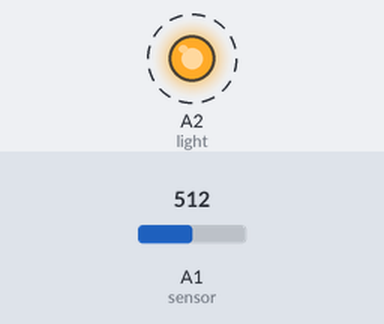
Recording of a sketch running on a simulated Arduino Uno, built with avr-gcc and run on an emulated ATmega328P. Parts: output pins drawn as LEDs (lit = HIGH). Dashed ring = blinking. Inputs (shaded band) come from the test bench; at power-on: A1 (sensor) = 512. What the sketch prints to the serial monitor is not drawn.

Above: at 0.15 s.
Timing chart, 0 to 3.0 s (numbered marks = the images above):
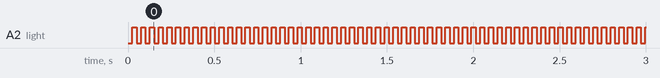

The sketch:

read_slider.ino
```cpp
const int sensor = PC1;
const int light = A2;

void setup()
{
        Serial.begin(9600);
        pinMode(sensor, INPUT);  // set pin for slider input
        pinMode(light, OUTPUT);  // set pin for slider led
}

void loop()
{
	analogWrite(light,0);
        int sensorVal = analogRead(sensor);
        Serial.print("p: ");
        Serial.print(sensorVal);
        Serial.println(" ");
        delay(25); //read 20 times per second
	analogWrite(light,3*0x3F);
        delay(25); //read 20 times per second
}
```

Measured:
- by itself, A2 (light): alternates HIGH for 0.03 s and LOW for 0.03 s
